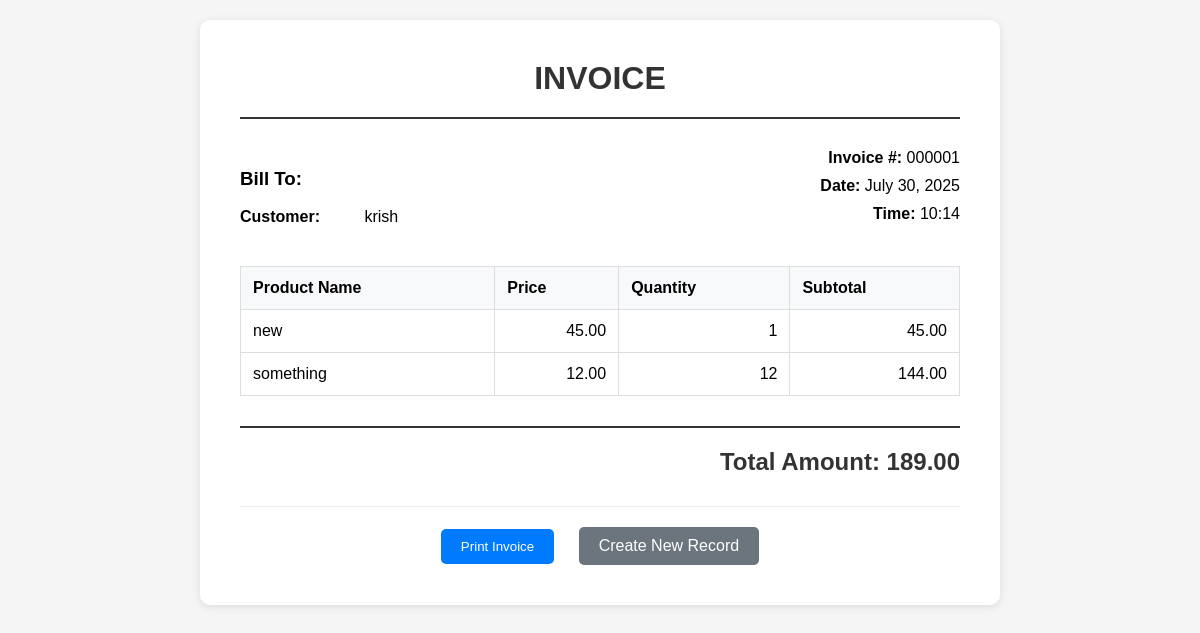
Page /billing/view/1/ on the committed database.
### billingapp/models.py (models this page shows)
class BillingRecord(models.Model):
    customer_name = models.CharField(max_length=255)
    product_list = models.JSONField(default=list)
    total_amount = models.DecimalField(max_digits=10, decimal_places=2)
    billing_date = models.DateTimeField(auto_now_add=True)

### billingapp/views.py (the view)
# urls.py: path('view/<int:record_id>/', view_records, name='view_records'),
def view_records(request, record_id):
    billing_record = get_object_or_404(BillingRecord, id=record_id)
    return render(request, 'view_billing_record.html', {'billing_record': billing_record})

### billingapp/templates/view_billing_record.html (shortened to what this page needs)
<!DOCTYPE html>
<html lang="en">
<head>
</head>
<body>
    <div class="invoice">
        <div class="header">
            <h1>INVOICE</h1>
        </div>
        <div class="invoice-details">
            <div class="customer-info">
                <h3>Bill To:</h3>
                <div class="info-group">
                    <strong>Customer:</strong> {{ billing_record.customer_name }}
                </div>
            </div>
            <div class="invoice-info">
                <div class="info-group">
                    <strong>Invoice #:</strong> {{ billing_record.id|stringformat:"06d" }}
                </div>
                <div class="info-group">
                    <strong>Date:</strong> {{ billing_record.billing_date|date:"F d, Y" }}
                </div>
                <div class="info-group">
                    <strong>Time:</strong> {{ billing_record.billing_date|time:"H:i" }}
                </div>
            </div>
        </div>
        <table class="products-table">
            <thead>
                <tr>
                    <th>Product Name</th>
                    <th>Price</th>
                    <th>Quantity</th>
                    <th>Subtotal</th>
                </tr>
            </thead>
            <tbody>
                {% for product in billing_record.product_list %}
                <tr>
                    <td>{{ product.name }}</td>
                    <td class="number">{{ product.price|floatformat:2 }}</td>
                    <td class="number">{{ product.quantity }}</td>
                    <td class="number">{{ product.subtotal|floatformat:2 }}</td>
                </tr>
                {% endfor %}
            </tbody>
        </table>
        <div class="total-section">
            <div class="total-amount">
                Total Amount: {{ billing_record.total_amount|floatformat:2 }}
            </div>
        </div>
        <div class="actions">
            <button class="btn" onclick="window.print()">Print Invoice</button>
            <a href="{% url 'create_record' %}" class="btn btn-secondary">Create New Record</a>
        </div>
    </div>
</body>
</html>

### billingapp/templates/view_billing_record.html (style rules this page uses)
body { font-family: Arial, sans-serif; max-width: 800px; margin: 0 auto; padding: 20px; background-color: #f5f5f5; }
.invoice { background-color: white; padding: 40px; border-radius: 10px; box-shadow: 0 2px 10px rgba(0,0,0,0.1); }
.header { text-align: center; border-bottom: 2px solid #333; padding-bottom: 20px; margin-bottom: 30px; }
.header h1 { color: #333; margin: 0; }
.invoice-details { display: flex; justify-content: space-between; margin-bottom: 30px; }
.customer-info, .invoice-info { flex: 1; }
.invoice-info { text-align: right; }
.info-group { margin-bottom: 10px; }
.info-group strong { display: inline-block; min-width: 120px; }
.products-table { width: 100%; border-collapse: collapse; margin-bottom: 30px; }
.products-table th, .products-table td { border: 1px solid #ddd; padding: 12px; text-align: left; }
.products-table th { background-color: #f8f9fa; font-weight: bold; }
.products-table .number { text-align: right; }
.total-section { text-align: right; border-top: 2px solid #333; padding-top: 20px; }
.total-amount { font-size: 24px; font-weight: bold; color: #333; }
.actions { text-align: center; margin-top: 30px; padding-top: 20px; border-top: 1px solid #eee; }
.btn { display: inline-block; padding: 10px 20px; margin: 0 10px; background-color: #007bff; color: white; text-decoration: none; border-radius: 5px; border: none; cursor: pointer; }
.btn-secondary { background-color: #6c757d; }

### rows in the picture
BillingRecord: customer_name "krish", id "000001", billing_date "July 30, 2025", billing_date "10:14", total_amount "189.00"

### other values in the picture
{{ product.name }} "new" "something"
{{ product.price|floatformat:2 }} "45.00" "12.00"
{{ product.quantity }} "1" "12"
{{ product.subtotal|floatformat:2 }} "45.00" "144.00"
